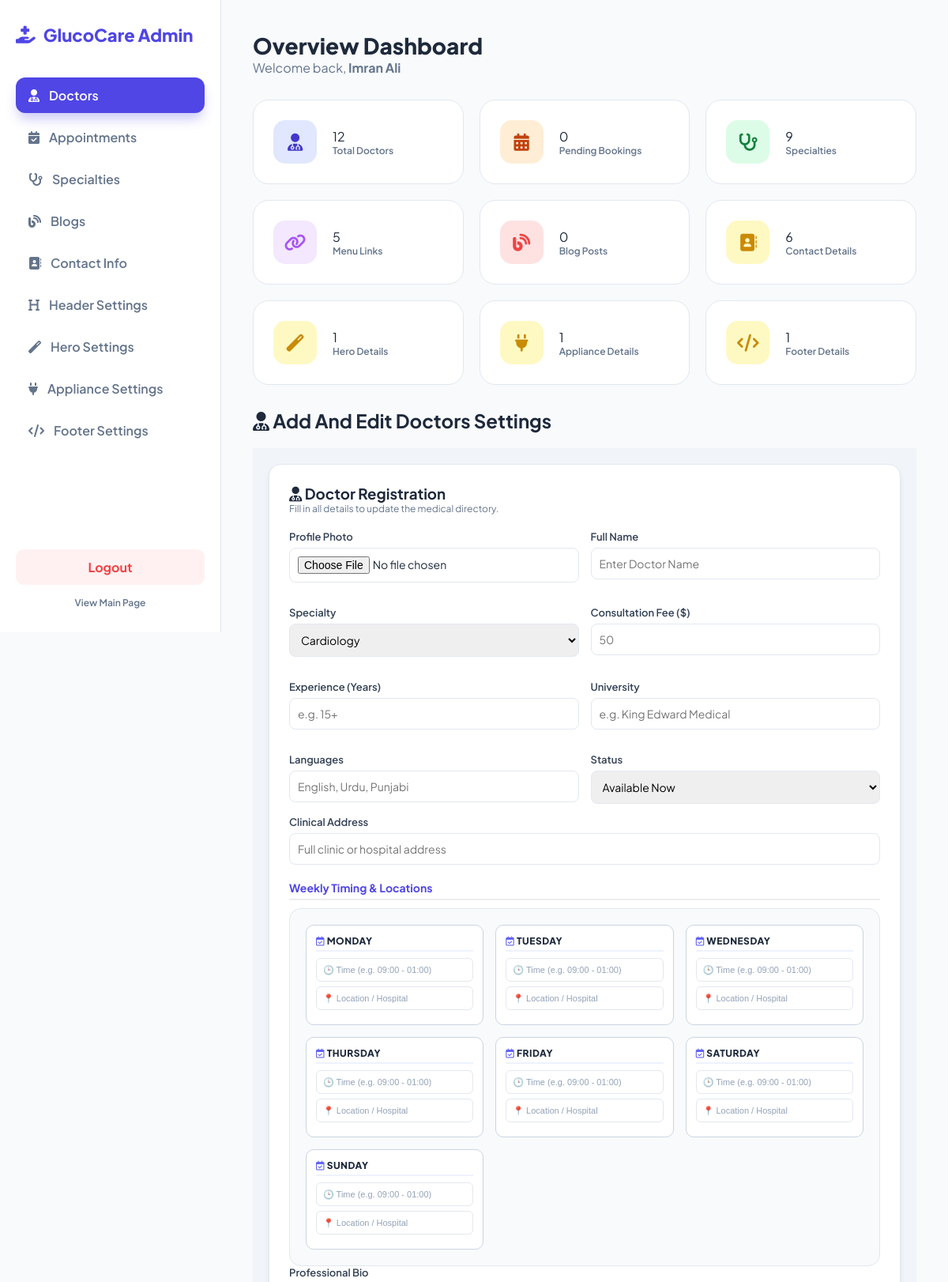
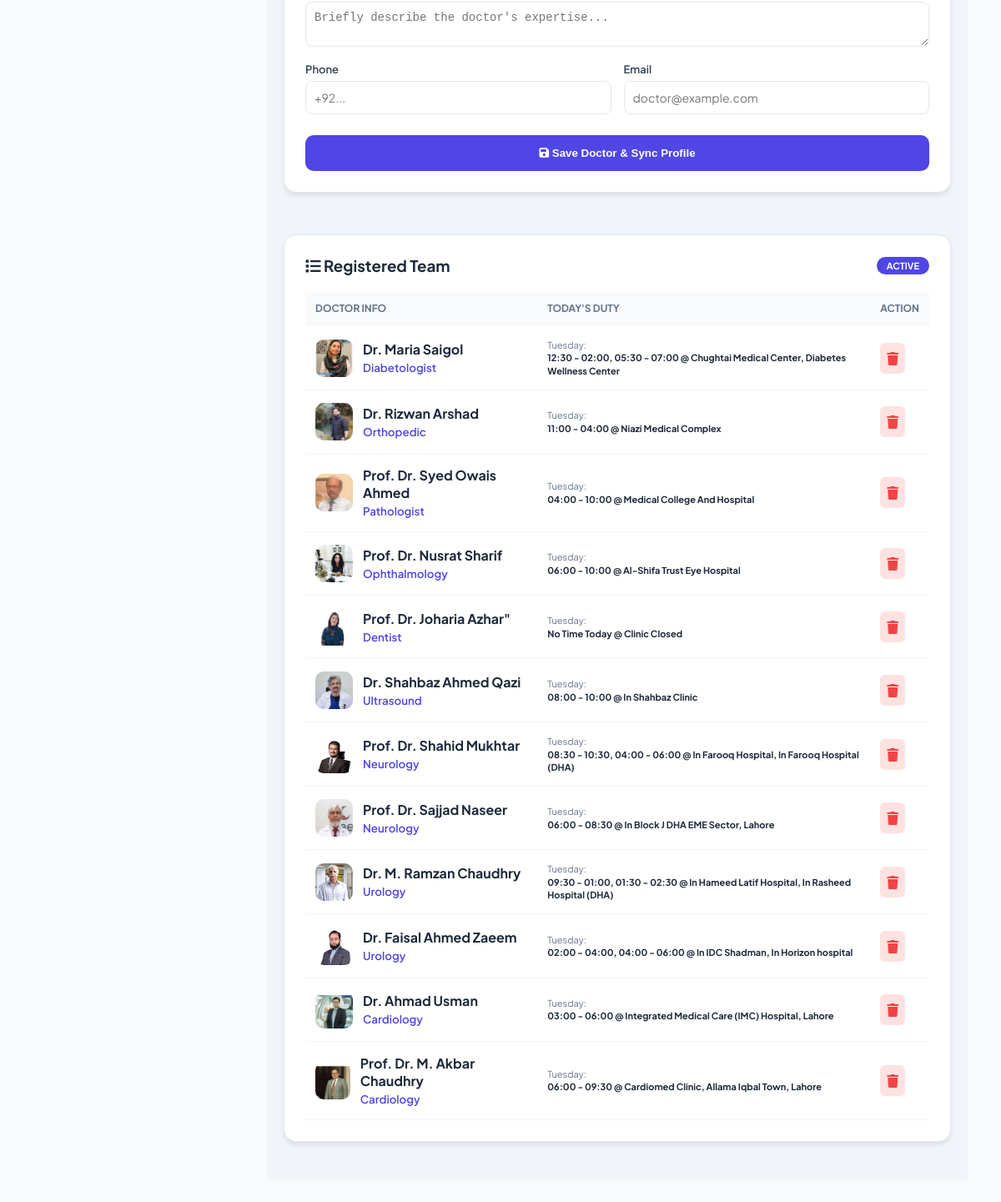
The page /admin/admin_panel.php (signed in) on the database its author committed (2 pictures, top to bottom).
### tables this page shows
CREATE TABLE `doctors` (
  `id` int(11) NOT NULL,
  `name` varchar(255) NOT NULL,
  `specialty` varchar(100) NOT NULL,
  `bio` text DEFAULT NULL,
  `image` varchar(255) DEFAULT NULL,
  `phone` varchar(50) DEFAULT NULL,
  `email` varchar(100) DEFAULT NULL,
  `address` text DEFAULT NULL,
  `exp` varchar(10) DEFAULT NULL,
  `patients` varchar(20) DEFAULT NULL,
  `awards` varchar(10) DEFAULT NULL,
  `university` varchar(255) DEFAULT NULL,
  `languages` varchar(100) DEFAULT NULL,
  `price` decimal(10,2) DEFAULT NULL,
  `availability` varchar(50) DEFAULT 'Available Now',
  `rating` decimal(2,1) DEFAULT 4.5,
  `schedule` text DEFAULT NULL
);

### admin/admin_doctors.php (the view, shortened to what this page needs)
<div class="header" style="margin-bottom: 20px;">
    <h2><i class="fas fa-user-md"></i> Add And Edit Doctors Settings</h2>
</div>
<?php
if ($page == 'doctors') {
?>
<div id="doctors" class="tab-section active">
    <div class="flex-container">
        <div class="card form-card">
            <div style="margin-bottom: 20px;">
                <h3 style="color: #1e293b;"><i class="fas fa-user-md"></i> Doctor Registration</h3>
                <p style="font-size: 12px; color: var(--secondary);">Fill in all details to update the medical directory.</p>
            </div>
            <form method="POST" action="process_doctor.php" enctype="multipart/form-data">
                <div class="grid-inputs">
                    <div class="input-box"><label>Profile Photo</label><input type="file" name="doc_image" required></div>
                    <div class="input-box"><label>Full Name</label><input type="text" name="doc_name" placeholder="Enter Doctor Name" required></div>
                    <div class="input-box">
                        <label>Specialty</label>
                        <select name="doc_specialty">
                            <?php
                            $get_specs = mysqli_query($conn, "SELECT spec_name FROM specialties");
                            while($s = mysqli_fetch_assoc($get_specs)) { echo "<option>".$s['spec_name']."</option>"; }
                            ?>
                        </select>
                    </div>
                    <div class="input-box"><label>Consultation Fee ($)</label><input type="number" name="doc_price" placeholder="50" required></div>
                    <div class="input-box"><label>Experience (Years)</label><input type="text" name="doc_exp" placeholder="e.g. 15+"></div>
                    <div class="input-box"><label>University</label><input type="text" name="doc_uni" placeholder="e.g. King Edward Medical"></div>
                    <div class="input-box"><label>Languages</label><input type="text" name="doc_lang" placeholder="English, Urdu, Punjabi"></div>
                    <div class="input-box">
                        <label>Status</label>
                        <select name="doc_avail">
                            <option value="Available Now">Available Now</option>
                        </select>
                    </div>
                </div>
                <div class="input-box full-width"><label>Clinical Address</label><input type="text" name="doc_address" placeholder="Full clinic or hospital address"></div>
                <h4 style="margin: 20px 0 10px; color: var(--primary); border-bottom: 2px solid #eee; padding-bottom: 5px; font-size: 14px;">Weekly Timing & Locations</h4>
                <div class="schedule-container">
                    <?php
                    $days = ['Monday', 'Tuesday', 'Wednesday', 'Thursday', 'Friday', 'Saturday', 'Sunday'];
                    foreach($days as $day) {
                    ?>
                    <div class="day-box">
                        <label class="day-label">
                            <i class="fa-regular fa-calendar-check" style="color: #6366f1;"></i> <?= $day ?>
                        </label>
                        <input type="text"
                            name="schedule[<?= $day ?>][time]"
                            class="schedule-input"
                            placeholder="🕒 Time (e.g. 09:00 - 01:00)">
                        <input type="text"
                            name="schedule[<?= $day ?>][location]"
                            class="schedule-input"
                            placeholder="📍 Location / Hospital">
                    </div>
                    <?php } ?>
                </div>
                <div class="input-box full-width"><label>Professional Bio</label><textarea name="doc_bio" rows="2" placeholder="Briefly describe the doctor's expertise..."></textarea></div>
                <div class="grid-inputs">
                    <div class="input-box"><label>Phone</label><input type="text" name="doc_phone" placeholder="+92..."></div>
                    <div class="input-box"><label>Email</label><input type="email" name="doc_email" placeholder="doctor@example.com"></div>
                </div>
                <button type="submit" name="add_doctor" class="btn-submit"><i class="fas fa-save"></i> Save Doctor & Sync Profile</button>
            </form>
        </div>
        <div class="card table-card">
            <div style="display: flex; justify-content: space-between; align-items: center; margin-bottom: 20px;">
                <h3><i class="fas fa-list"></i> Registered Team</h3>
                <span style="background: var(--primary); color: white; padding: 4px 12px; border-radius: 20px; font-size: 11px; font-weight: 700;">ACTIVE</span>
            </div>
            <div class="table-responsive">
                <table>
                    <thead>
                        <tr>
                            <th>Doctor Info</th>
                            <th>Today's Duty</th>
                            <th>Action</th>
                        </tr>
                    </thead>
                    <tbody>
                        <?php
                        $res = mysqli_query($conn, "SELECT * FROM doctors ORDER BY id DESC");
                        while($row = mysqli_fetch_assoc($res)) {
                            $sch = json_decode($row['schedule'], true);
                            $today = date('l');
                        ?>
                        <tr>
                            <td>
                                <div class="user-info">
                                    <img src="../uploads/<?= $row['image'] ?>" class="user-img">
                                    <div class="user-details">
                                        <span class="user-name"><?= $row['name'] ?></span>
                                        <small style="color: var(--primary); font-weight: 600;"><?= $row['specialty'] ?></small>
                                    </div>
                                </div>
                            </td>
                            <td>
                                <div style="font-size: 11px; line-height: 1.4;">
                                    <span style="color: var(--secondary);"><?= $today ?>:</span><br>
                                    <strong><?= (!empty($sch[$today]['time'])) ? $sch[$today]['time'] . " @ " . $sch[$today]['location'] : "<span style='color:red;'>Off Duty</span>" ?></strong>
                                </div>
                            </td>
                            <td>
                                <div style="display:flex; gap:8px;">
                                    <a href="process_doctor.php?delete=<?= $row['id'] ?>" class="btn-icon" style="color: #ef4444; background: #fee2e2; padding: 8px; border-radius: 6px;" onclick="return confirm('Delete this doctor?')"><i class="fas fa-trash"></i></a>
                                </div>
                            </td>
                        </tr>
                        <?php } ?>
                    </tbody>
                </table>
            </div>
        </div>
    </div>
</div>
<?php
}

### styles/admin.css (style rules this page uses)
:root { --primary: #4f46e5; --primary-soft: #eef2ff; --secondary: #6366f1; --bg-light: #f8fafc; --white: #ffffff; --text-dark: #1e293b; --text-light: #64748b; --border: #e2e8f0; --success: #10b981; --danger: #ef4444; --warning: #f59e0b; }
* { margin: 0; padding: 0; box-sizing: border-box; }
body { font-family: 'Plus Jakarta Sans', sans-serif; background-color: var(--bg-light); color: var(--text-dark); display: flex; }
.header { margin-bottom: 30px; }
.card { background: var(--white); padding: 25px; border-radius: 20px; border: 1px solid var(--border); box-shadow: 0 4px 6px -1px rgba(0, 0, 0, 0.05); margin-bottom: 25px; }
.flex-container { display: grid; grid-template-columns: 1fr 2fr; gap: 25px; }
table { width: 100%; border-collapse: collapse; margin-top: 15px; }
th { text-align: left; padding: 15px; color: var(--text-light); font-size: 13px; text-transform: uppercase; border-bottom: 2px solid var(--bg-light); }
td { padding: 15px; border-bottom: 1px solid var(--bg-light); vertical-align: middle; }
.input-box { margin-bottom: 15px; }
.input-box label { display: block; margin-bottom: 8px; font-size: 14px; font-weight: 600; }
.input-box input, .input-box select { width: 100%; padding: 12px; border: 1px solid var(--border); border-radius: 10px; font-family: inherit; outline: none; }
:root { --primary: #4f46e5; --secondary: #64748b; --bg: #f1f5f9; --white: #ffffff; --border: #e2e8f0; }
.flex-container { display: flex; gap: 25px; flex-wrap: wrap; background: var(--bg); padding: 20px; }
.form-card { flex: 1.5; min-width: 450px; background: var(--white); border-radius: 15px; padding: 25px; box-shadow: 0 4px 6px -1px rgba(0,0,0,0.1); }
.table-card { flex: 2; min-width: 600px; background: var(--white); border-radius: 15px; padding: 25px; box-shadow: 0 4px 6px -1px rgba(0,0,0,0.1); }
.grid-inputs { display: grid; grid-template-columns: 1fr 1fr; gap: 15px; }
.input-box.full-width { grid-column: span 2; }
.input-box label { display: block; font-weight: 600; font-size: 13px; color: #334155; margin-bottom: 6px; }
.input-box input, .input-box select, .input-box textarea { width: 100%; padding: 10px; border: 1px solid var(--border); border-radius: 8px; font-size: 14px; transition: 0.3s; }
.schedule-container { display: grid; grid-template-columns: repeat(auto-fill, minmax(180px, 1fr)); gap: 15px; background: #f8fafc; padding: 20px; border-radius: 15px; border: 1px solid #e2e8f0; }
.day-box { background: white; padding: 12px; border-radius: 10px; border: 1px solid #cbd5e1; transition: all 0.3s ease; }
.day-label { font-weight: 800; font-size: 12px; color: #1e293b; display: block; margin-bottom: 8px; text-transform: uppercase; letter-spacing: 0.5px; border-bottom: 2px solid #eef2ff; padding-bottom: 4px; }
.schedule-input { width: 100%; font-size: 11px; padding: 8px; margin-bottom: 6px; border: 1px solid #e2e8f0; border-radius: 6px; outline: none; box-sizing: border-box; }
.schedule-input::placeholder { color: #94a3b8; }
.btn-submit { background: var(--primary); color: white; border: none; padding: 14px; border-radius: 10px; font-weight: 700; cursor: pointer; width: 100%; transition: 0.3s; margin-top: 10px; }
table { width: 100%; border-collapse: collapse; }
th { text-align: left; padding: 12px; background: #f8fafc; color: var(--secondary); font-size: 12px; text-transform: uppercase; }
td { padding: 15px 12px; border-bottom: 1px solid #f1f5f9; }
.user-info { display: flex; align-items: center; gap: 12px; }
.user-img { width: 45px; height: 45px; border-radius: 10px; object-fit: cover; }
.user-name { display: block; font-weight: 700; color: #1e293b; }

### rows shown on the page
doctors: image (picture), name "Dr. Maria Saigol", specialty "Diabetologist", schedule "12:30 - 02:00, 05:30 - 07:00", schedule "Chughtai Medical Center, Diabetes Wellness Center"
doctors: image (picture), name "Dr. Rizwan Arshad", specialty "Orthopedic", schedule "11:00 - 04:00", schedule "Niazi Medical Complex"
doctors: image (picture), name "Prof. Dr. Syed Owais Ahmed", specialty "Pathologist", schedule "04:00 - 10:00", schedule "Medical College And Hospital"
doctors: image (picture), name "Prof. Dr. Nusrat Sharif", specialty "Ophthalmology", schedule "06:00 - 10:00", schedule "Al-Shifa Trust Eye Hospital"
doctors: image (picture), name "Prof. Dr. Joharia Azhar\"", specialty "Dentist", schedule "No Time Today", schedule "Clinic Closed"
doctors: image (picture), name "Dr. Shahbaz Ahmed Qazi", specialty "Ultrasound", schedule "08:00 - 10:00", schedule "In Shahbaz Clinic"
doctors: image (picture), name "Prof. Dr. Shahid Mukhtar", specialty "Neurology", schedule "08:30 - 10:30, 04:00 - 06:00", schedule "In Farooq Hospital, In Farooq Hospital (DHA)"
doctors: image (picture), name "Prof. Dr. Sajjad Naseer", specialty "Neurology", schedule "06:00 - 08:30", schedule "In Block J DHA EME Sector, Lahore"
doctors: image (picture), name "Dr. M. Ramzan Chaudhry", specialty "Urology", schedule "09:30 - 01:00, 01:30 - 02:30", schedule "In Hameed Latif Hospital, In Rasheed Hospital (DHA)"
doctors: image (picture), name "Dr. Faisal Ahmed Zaeem", specialty "Urology", schedule "02:00 - 04:00, 04:00 - 06:00", schedule "In IDC Shadman, In Horizon hospital"
doctors: image (picture), name "Dr. Ahmad Usman", specialty "Cardiology", schedule "03:00 - 06:00", schedule "Integrated Medical Care (IMC) Hospital, Lahore"
doctors: image (picture), name "Prof. Dr. M. Akbar Chaudhry", specialty "Cardiology", schedule "06:00 - 09:30", schedule "Cardiomed Clinic, Allama Iqbal Town, Lahore"

### other values the page prints
$_SESSION['admin_name'] "Imran Ali"
$total_doctors "12"
$total_pending "0"
$total_specs "9"
$total_nav "5"
$total_blogs "0"
$total_contact "6"
$total_hero "1"
$total_appliance "1"
$total_footer "1"
$day "MONDAY"
$day "TUESDAY"
$day "WEDNESDAY"
$day "THURSDAY"
$day "FRIDAY"
